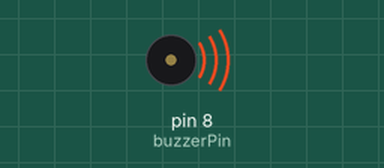
Simulated run of this sketch. Board: Arduino Uno, built with avr-gcc and run on an emulated ATmega328P. On the bench: buzzer (waves = sounding).

Above: at 0.1 s.
At 5.1 s:
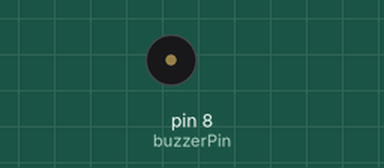
Timing chart, 0 to 6.6 s (numbered marks = the images above):
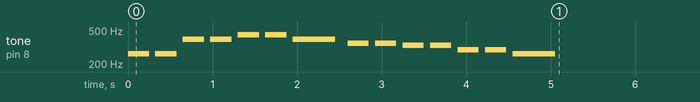

The sketch:

melody-player.ino
```cpp
// Define note frequencies (Hz)
#define NOTE_C4  262
#define NOTE_D4  294
#define NOTE_E4  330
#define NOTE_F4  349
#define NOTE_G4  392
#define NOTE_A4  440
#define NOTE_B4  494
#define NOTE_C5  523

int buzzerPin = 8;

// Melody: notes and durations (4 = quarter, 8 = eighth)
int melody[] = {
  NOTE_C4, NOTE_C4, NOTE_G4, NOTE_G4,
  NOTE_A4, NOTE_A4, NOTE_G4,
  NOTE_F4, NOTE_F4, NOTE_E4, NOTE_E4,
  NOTE_D4, NOTE_D4, NOTE_C4
};

int durations[] = {
  4, 4, 4, 4,
  4, 4, 2,
  4, 4, 4, 4,
  4, 4, 2
};

void setup() {
  // Play melody once on startup
  for (int i = 0; i < 14; i++) {
    int duration = 1000 / durations[i];
    tone(buzzerPin, melody[i], duration);

    // Small gap between notes so they sound separate
    delay(duration * 1.3);
    noTone(buzzerPin);
  }
}

void loop() {
  // Nothing here, plays once on startup
  // Change to put the for loop here if you want it to repeat
}
```
